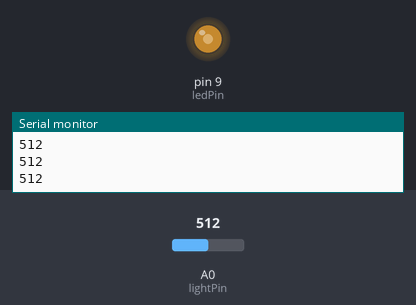
Recording of a sketch running on a simulated Arduino Uno, built with avr-gcc and run on an emulated ATmega328P. Parts: output pins drawn as LEDs (lit = HIGH), the last lines printed to the serial monitor. Inputs (shaded band) come from the test bench; at power-on: A0 (lightPin) = 512.

Above: at 1.2 s.
1.3 s: A0 (lightPin) set to 716
At 2.8 s:
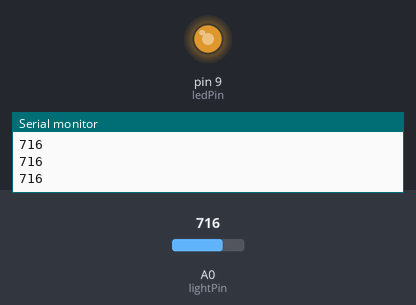
4.3 s: A0 (lightPin) set to 900
At 4.46 s:
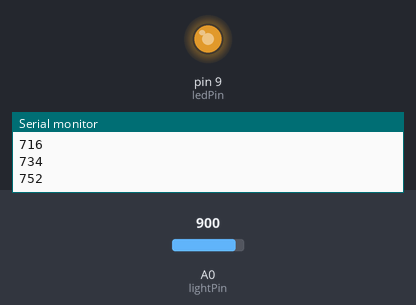
7.3 s: A0 (lightPin) set to 122
At 9.3 s:
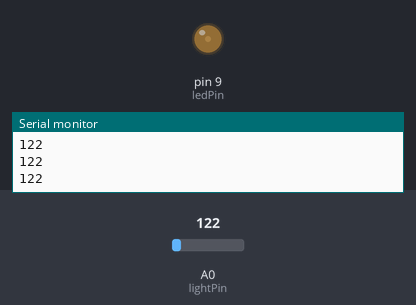
10.3 s: A0 (lightPin) set to 0
At 10.48 s:
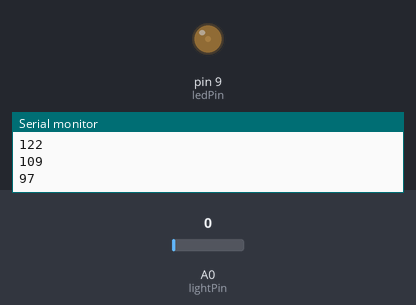
Timing chart, 0 to 13.3 s (numbered marks = the images above; inputs shaded):
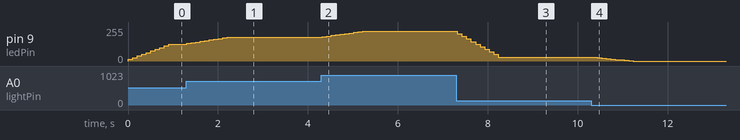

The sketch:

sketch_jun1a_2Light-Activated-Night-Light.ino
```cpp
int lightPin = A0; // Pin connected to the photoresistor
int ledPin = 9;    // Pin connected to the LED, using a PWM pin

const int numReadings = 10;  // Number of readings for smoothing
int readings[numReadings];   // Array to store readings
int readIndex = 0;           // Current reading index
int total = 0;               // Total of all readings
int average = 0;             // Average of the readings

void setup() {
  Serial.begin(9600); // Begin serial communication
  pinMode(ledPin, OUTPUT); // Set the LED pin as an output

  // Initialize all readings to 0
  for (int i = 0; i < numReadings; i++) {
    readings[i] = 0;
  }
}

void loop() {
  // Subtract the last reading
  total = total - readings[readIndex];

  // Read the current value from the photoresistor
  readings[readIndex] = analogRead(lightPin);

  // Add the reading to the total
  total = total + readings[readIndex];

  // Advance to the next position in the array
  readIndex = readIndex + 1;

  // If we're at the end of the array, wrap around to the beginning
  if (readIndex >= numReadings) {
    readIndex = 0;
  }

  // Calculate the average
  average = total / numReadings;

  // Write the average value to the Serial Monitor for debugging
  Serial.println(average);

  // Map the average sensor value to a range of 0-255 for PWM control
  int ledBrightness = map(average, 0, 1023, 0, 255);

  // Send the mapped value to the ledPin
  analogWrite(ledPin, ledBrightness);

  // Short delay before the sequence loops again
  delay(100); // Increased delay to stabilize the reading
}
```

Measured:
- after the input at 1.3 s, pin 9 (ledPin): moves from 127/255 to 178/255 over 0.90 s, starting at once
- after the input at 4.3 s, pin 9 (ledPin): moves from 178/255 to 224/255 over 0.90 s, starting at once
- after the input at 7.3 s, pin 9 (ledPin): moves from 224/255 to 30/255 over 0.90 s, starting at once
- after the input at 10.3 s, pin 9 (ledPin): moves from 30/255 to 0/255 over 0.90 s, starting at once
